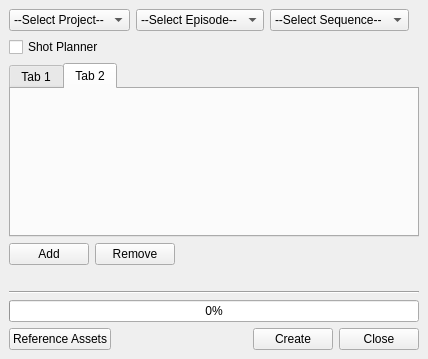
<?xml version="1.0" encoding="UTF-8"?>
<ui version="4.0">
 <class>MainWindow</class>
 <widget class="QMainWindow" name="MainWindow">
  <property name="geometry">
   <rect>
    <x>0</x>
    <y>0</y>
    <width>428</width>
    <height>359</height>
   </rect>
  </property>
  <property name="windowTitle">
   <string>MainWindow</string>
  </property>
  <property name="styleSheet">
   <string/>
  </property>
  <widget class="QWidget" name="centralwidget">
   <layout class="QVBoxLayout" name="verticalLayout">
    <item>
     <layout class="QHBoxLayout" name="seqLayout">
      <item>
       <widget class="QComboBox" name="projectBox">
        <item>
         <property name="text">
          <string>--Select Project--</string>
         </property>
        </item>
       </widget>
      </item>
      <item>
       <widget class="QComboBox" name="epBox">
        <item>
         <property name="text">
          <string>--Select Episode--</string>
         </property>
        </item>
       </widget>
      </item>
      <item>
       <widget class="QComboBox" name="seqBox">
        <item>
         <property name="text">
          <string>--Select Sequence--</string>
         </property>
        </item>
       </widget>
      </item>
      <item>
       <spacer name="horizontalSpacer_3">
        <property name="orientation">
         <enum>Qt::Horizontal</enum>
        </property>
        <property name="sizeHint" stdset="0">
         <size>
          <width>40</width>
          <height>20</height>
         </size>
        </property>
       </spacer>
      </item>
     </layout>
    </item>
    <item>
     <widget class="QCheckBox" name="shotPlannerButton">
      <property name="toolTip">
       <string>Show Shot Planner</string>
      </property>
      <property name="text">
       <string>Shot Planner</string>
      </property>
     </widget>
    </item>
    <item>
     <widget class="QTabWidget" name="tabWidget">
      <property name="tabPosition">
       <enum>QTabWidget::North</enum>
      </property>
      <property name="tabShape">
       <enum>QTabWidget::Rounded</enum>
      </property>
      <property name="currentIndex">
       <number>1</number>
      </property>
      <widget class="QWidget" name="tab">
       <attribute name="title">
        <string>Tab 1</string>
       </attribute>
      </widget>
      <widget class="QWidget" name="tab_2">
       <attribute name="title">
        <string>Tab 2</string>
       </attribute>
      </widget>
     </widget>
    </item>
    <item>
     <layout class="QHBoxLayout" name="horizontalLayout">
      <item>
       <widget class="QPushButton" name="addButton">
        <property name="minimumSize">
         <size>
          <width>75</width>
          <height>0</height>
         </size>
        </property>
        <property name="toolTip">
         <string>Add selected objects to the Shot current camera corresponds</string>
        </property>
        <property name="text">
         <string>Add</string>
        </property>
       </widget>
      </item>
      <item>
       <widget class="QPushButton" name="removeButton">
        <property name="minimumSize">
         <size>
          <width>75</width>
          <height>0</height>
         </size>
        </property>
        <property name="toolTip">
         <string>Remve selected objects from the current Shot</string>
        </property>
        <property name="text">
         <string>Remove</string>
        </property>
       </widget>
      </item>
      <item>
       <spacer name="horizontalSpacer_2">
        <property name="orientation">
         <enum>Qt::Horizontal</enum>
        </property>
        <property name="sizeHint" stdset="0">
         <size>
          <width>40</width>
          <height>20</height>
         </size>
        </property>
       </spacer>
      </item>
     </layout>
    </item>
    <item>
     <widget class="QLabel" name="statusLabel">
      <property name="text">
       <string/>
      </property>
     </widget>
    </item>
    <item>
     <widget class="Line" name="line">
      <property name="orientation">
       <enum>Qt::Horizontal</enum>
      </property>
     </widget>
    </item>
    <item>
     <widget class="QProgressBar" name="progressBar">
      <property name="value">
       <number>0</number>
      </property>
     </widget>
    </item>
    <item>
     <layout class="QHBoxLayout" name="btnsLayout">
      <item>
       <widget class="QPushButton" name="addAssetsButton">
        <property name="minimumSize">
         <size>
          <width>75</width>
          <height>0</height>
         </size>
        </property>
        <property name="toolTip">
         <string>Add Assets for the specified Sequence</string>
        </property>
        <property name="text">
         <string>Reference Assets</string>
        </property>
       </widget>
      </item>
      <item>
       <spacer name="horizontalSpacer">
        <property name="orientation">
         <enum>Qt::Horizontal</enum>
        </property>
        <property name="sizeHint" stdset="0">
         <size>
          <width>40</width>
          <height>20</height>
         </size>
        </property>
       </spacer>
      </item>
      <item>
       <widget class="QPushButton" name="createButton">
        <property name="minimumSize">
         <size>
          <width>75</width>
          <height>0</height>
         </size>
        </property>
        <property name="toolTip">
         <string>Create cameras for selected shots</string>
        </property>
        <property name="text">
         <string>Create</string>
        </property>
       </widget>
      </item>
      <item>
       <widget class="QPushButton" name="closeButton">
        <property name="minimumSize">
         <size>
          <width>75</width>
          <height>0</height>
         </size>
        </property>
        <property name="text">
         <string>Close</string>
        </property>
       </widget>
      </item>
     </layout>
    </item>
   </layout>
  </widget>
 </widget>
 <resources/>
 <connections>
  <connection>
   <sender>closeButton</sender>
   <signal>clicked()</signal>
   <receiver>MainWindow</receiver>
   <slot>close()</slot>
   <hints>
    <hint type="sourcelabel">
     <x>604</x>
     <y>731</y>
    </hint>
    <hint type="destinationlabel">
     <x>159</x>
     <y>601</y>
    </hint>
   </hints>
  </connection>
 </connections>
</ui>
